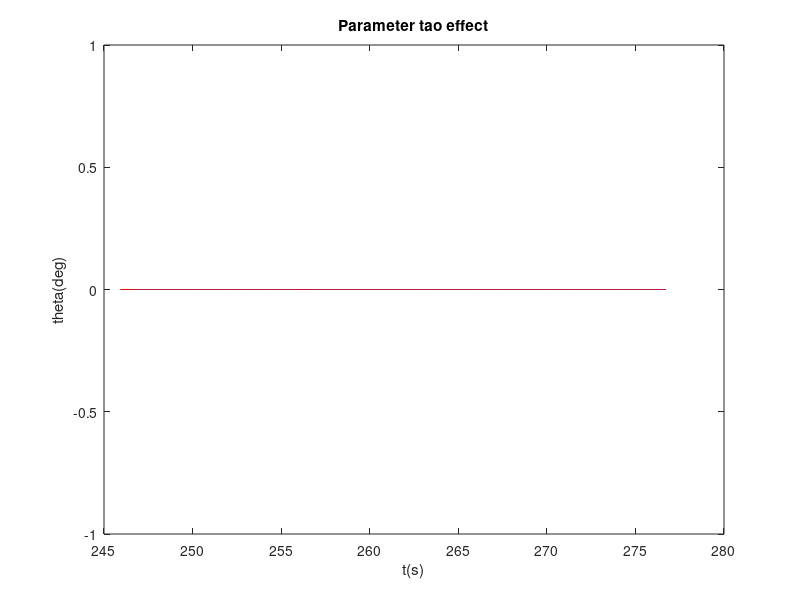

Source code (MATLAB):
%The influence of the parameter tao on the complementary filter
clear;
load logdata
n = length(ax);  % the number of data collected
Ts = zeros(1,n);  % sampling time
Ts(1) = 0.004;

for k =1:n-1
    Ts(k+1) = (timestamp(k + 1) - timestamp(k))*0.000001;
end

theta_cf = zeros(3, n);  %roll calculated from complementary filtering, unit: rad
phi_cf = zeros(3, n);  %pitch calculated from complementary filtering, unit: rad
tao = 0.001;
%@


t = timestamp*0.000001;
rad2deg = 180/pi;
figure(1)
plot(t, theta_cf(1, :)*rad2deg, 'g', t, theta_cf(2, :)*rad2deg, 'b', t, theta_cf(3, :)*rad2deg, 'r')
%@ legend();
xlabel('t(s)')
ylabel('theta(deg)')
title('Parameter tao effect')

